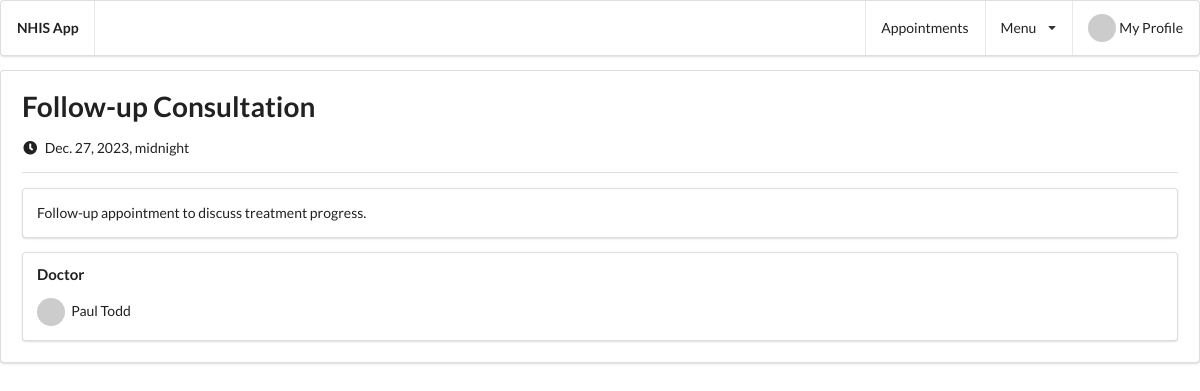
Screenshot of /appointment/67c7094d973445db9a38b8acbeaf1807/ (signed in) with the database file from the repository.
### core/models.py (models this page shows, shortened)
class Appointment(models.Model):
    uid = models.UUIDField(
        primary_key=True, default=uuid.uuid4, editable=False, unique=True
    )
    title = models.CharField(max_length=50)
    description = models.TextField()
    doctor = models.ForeignKey(Doctor, on_delete=models.CASCADE)
    patient = models.ForeignKey(Patient, on_delete=models.CASCADE)
    scheduled_time = models.DateTimeField()
    is_completed = models.BooleanField(default=False)

### account/models.py (models this page shows, shortened)
class Patient(models.Model):
    GENDER_CHOICES = [
        ("M", "Male"),
        ("F", "Female"),
        ("O", "Other"),
    ]
    uid = models.UUIDField(
        primary_key=True, default=uuid.uuid4, editable=False, unique=True
    )
    account = models.ForeignKey(
        Account, on_delete=models.CASCADE, null=True, blank=True
    )
    first_name = models.CharField(max_length=255)
    last_name = models.CharField(max_length=255)
    date_of_birth = models.DateField()
    gender = models.CharField(max_length=1, choices=GENDER_CHOICES)
    address = models.TextField()
    nationality = CountryField(null=True)
    patient_number = models.CharField(max_length=20, unique=True, blank=True)
    nhis_number = models.CharField(max_length=20, unique=True, blank=True)
    file_number = models.CharField(max_length=20, unique=True, blank=True)
    mobile_number = models.CharField(max_length=15)
    house_number = models.CharField(max_length=10, blank=True, null=True)
    emergency_contact_email = models.EmailField(unique=True)
    emergency_contact_mobile = models.CharField(max_length=15)
    height = models.FloatField(blank=True, null=True, validators=[MinValueValidator(0)])
    weight = models.FloatField(blank=True, null=True, validators=[MinValueValidator(0)])
    blood_group = models.CharField(max_length=5, blank=True)
    genotype = models.CharField(max_length=5, blank=True)
    hospital = models.ForeignKey(
        Hospital, on_delete=models.CASCADE, blank=True, null=True
    )
    date_of_open_file = models.DateField(auto_now_add=True)
    barcode = models.ImageField(upload_to='barcodes/', blank=True)
    def __str__(self):
        return f"{self.first_name} {self.last_name}"

### core/views.py (the view)
# urls.py: path("appointment/<uid>/", views.appointment, name="appointment"),
@login_required
def appointment(request, uid):
    appointment = Appointment.objects.get(uid=uid)
    account = Account.objects.get(user=request.user)
    context = {
        "appointment": appointment,
        "account": account,
    }
    template = "core/appointment.html"
    return render(request, template, context)

### account/models.py (called while the page is built)
    def fullname(self):
        return f"{self.first_name} {self.last_name}"

### templates/core/appointment.html (shortened to what this page needs)
{% extends 'base.html' %}
{% block body %}
<div class="ui padded segment">
    <h1 class="ui header">{{appointment.title}}</h1>
    <div class="meta"><i class="clock icon"></i> {{appointment.scheduled_time}} </div>
    <div class="ui clearing divider"></div>
    <div class="ui text segment">
        {{appointment.description}}
    </div>
    <div class="ui segment">
        <h4 class="ui header">Doctor</h4>
        <img class="ui avatar image" src="https://ui-avatars.com/api/?name={{appointment.doctor.fullname}}&rounded=true">
        <span>{{appointment.patient}}</span>
      </div>
  </div>
{% endblock body %}

### rows the page displays
Appointment: title "Follow-up Consultation", scheduled_time "Dec. 27, 2023, midnight", description "Follow-up appointment to discuss treatment progress.", patient "Paul Todd"
